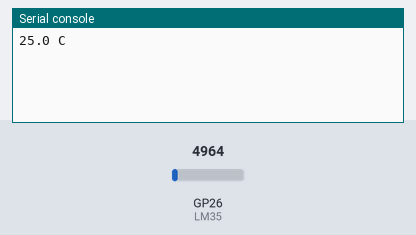
The program below on a simulated Raspberry Pi Pico running MicroPython. On the bench: the last lines printed to the serial console. Inputs (shaded band) come from the test bench; at power-on: GP26 (LM35) = 4964 (analog values on the 0–65535 scale).

Above: at 1.2 s.
1.3 s: GP26 (LM35) set to 5956
At 2.6 s:
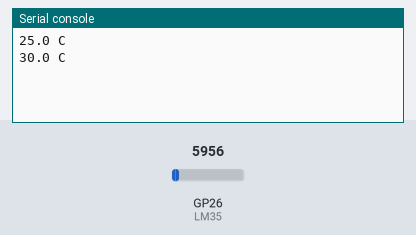
2.8 s: GP26 (LM35) set to 6949
At 3.8 s:
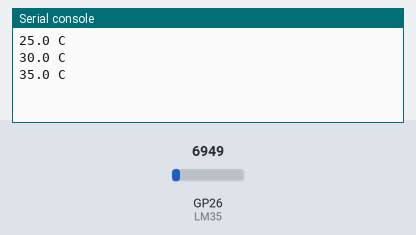
Timing chart, 0 to 5.8 s (numbered marks = the images above; inputs shaded):
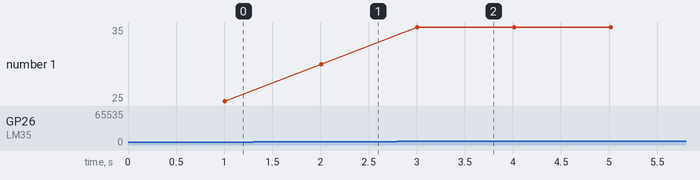

Measured:
- after the input at 1.3 s, the serial console: prints a new line after 0.71 s (image 1)
- after the input at 2.8 s, the serial console: prints a new line after 0.21 s (image 2)
- plotted number 1: 25 → 30 after the input at 1.3 s, 30 → 35 after the input at 2.8 s

The program:

main.py
```python
# with ideas from: https://randomnerdtutorials.com/raspberry-pi-pico-analog-inputs-micropython/
from machine import Pin, ADC
import time

initialtime= time.ticks_ms() #https://docs.micropython.org/en/latest/library/time.html
LM35 = ADC(Pin(26)) #ADC0


while True:

    currenttime= time.ticks_ms() #Every time it passes here, gets the current time
    if time.ticks_diff(time.ticks_ms(), initialtime) > 1000: # this IF will be true every 2000 ms
        initialtime= time.ticks_ms() #update with the "current" time

        LM35raw = LM35.read_u16() # read value, 0-65535 across voltage range 0.0v - 3.3v
        # line below converts from 16bit to volts, then rounds it to 3 places then
        # multiplies by 100 to convert from milivolts to degrees Celsius
        LM35C= round((LM35raw * 3.3 / 65535),3)*100
        print(LM35C, end= "")
        print(" C")
```
